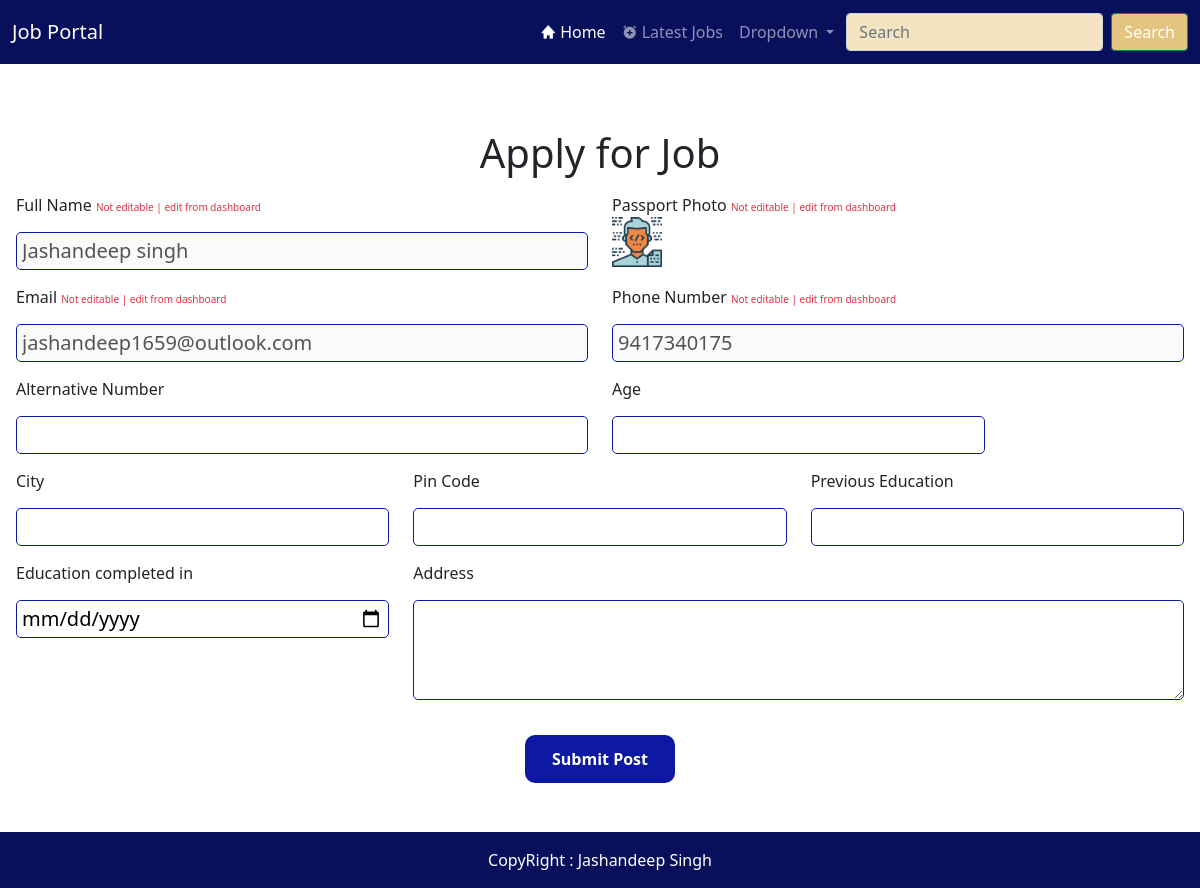
/apply-job/3/full-stack-web-development (signed in), run on the app's committed database.
### user/models.py (models this page shows)
class User(AbstractUser):
	user_role_choices = (
	('Student','Student'),
	('Teacher','Teacher'),
	('Admin','Admin'),
	)
	username = None
	email  = models.EmailField(unique=True)
	first_name  = models.CharField(max_length=50)
	last_name  = models.CharField(max_length=50)
	photo  = models.ImageField(upload_to="user/teacher/", null=True,blank=True)
	qualification  = models.CharField(max_length=50, null=True, blank =True)
	phone_number  = models.PositiveIntegerField()
	notify_me  = models.BooleanField(default=True)
	user_role = models.CharField(max_length=50, choices = user_role_choices, default = 'Student')
	last_login = models.DateTimeField(auto_now = True)
	created_at  = models.DateTimeField(auto_now_add= True)
	rejected_once = models.BooleanField(default=False)
	request_as_teacher = models.BooleanField(default=False)
	USERNAME_FIELD = 'email'
	REQUIRED_FIELDS = ['first_name','last_name','phone_number','notify_me',]
	object = UserManager()

### core/views.py (the view)
# urls.py: path('apply-job/<int:id>/<str:slug>', views.apply_job , name="apply_job"),
def apply_job(request, id , slug):
    post= get_object_or_404(Job_Post, id=id ,slug=slug)
    user = request.user
    try:
        already_done =form_of_post.objects.get(post = post , student =user)
        return redirect('job_view', post.id, post.slug)
    except:
        try:
            student_application_data1 = student_application_data.objects.get(student= user)
            alternative_number= student_application_data1.alternative_number
            eduction= student_application_data1.eduction
            age= student_application_data1.age
            finished_in= student_application_data1.finished_in
            finished_in = finished_in.strftime('%Y-%m-%d')
            address= student_application_data1.address
            city= student_application_data1.city
            pin_code= student_application_data1.pin_code
        except:
            pass
        if post.end_date >= date.today() and post.start_date <= date.today() :
            if request.method == 'POST':
                first_name = user.first_name
                last_name = user.last_name
                email = user.email
                phone_number = user.phone_number
                age = request.POST['age']
                eduction = request.POST['eduction']
                finished_in = request.POST['finished_in']
                alternative_number = request.POST['alternative_number']
                address = request.POST['address']
                city = request.POST['city']
                pin_code = request.POST['pin_code']
                if (age) and  (eduction) and  (finished_in) and  (alternative_number) and  (address) and  (city) and  (pin_code):
                    try:
                        student_application_data1 = student_application_data.objects.get(student= user)
                        student_application_data1.alternative_number= alternative_number
                        student_application_data1.age= age
                        student_application_data1.address= address
                        student_application_data1.pin_code= pin_code
                        student_application_data1.finished_in= finished_in
                        student_application_data1.city= city
                        student_application_data1.pin_code= pin_code
                        student_application_data1.eduction= eduction
                        student_application_data1.save()
                        form = form_of_post.objects.create(teacher = post.by ,student= user,post=post,first_name = user.first_name, last_name=user.last_name,email=user.email,phone_number = user.phone_number,age=student_application_data1.age , eduction= student_application_data1.eduction ,finished_in= student_application_data1.finished_in, alternative_number =student_application_data1.alternative_number,address=student_application_data1.address, city= student_application_data1.city, pin_code= student_application_data1.pin_code )
                        form.save()
                    except:
                        student_application_data1 = student_application_data.objects.create(student=user, finished_in = finished_in,alternative_number= alternative_number,age= age,address =address,city = city,pin_code= pin_code,eduction=eduction)
                        student_application_data1.save()
                        form = form_of_post.objects.create(teacher = post.by ,student= user,post=post,first_name = user.first_name, last_name=user.last_name,email=user.email,phone_number = user.phone_number,age=student_application_data1.age , eduction= student_application_data1.eduction ,finished_in= student_application_data1.finished_in, alternative_number =student_application_data1.alternative_number,address=student_application_data1.address, city= student_application_data1.city, pin_code= student_application_data1.pin_code )
                        form.save()
                else:
                    error  = 'Please Complete form completely'
        else:
            return redirect('job_view', post.id, post.slug)
        context = {
        'post':'post'
        }
        try:
            if alternative_number:
                context['alternative_number']=alternative_number
                context['age']=age
                context['city']=city
                context['pin_code']=pin_code
                context['eduction']=eduction
                context['finished_in']=finished_in
                context['address']=address
        except:
            pass
        return render(request, 'core/basic/apply_job.html',context)

### core/templates/core/basic/apply_job.html (shortened to what this page needs)
{% extends "core/base.html" %}
{% block content %}
<section class="mt-3 mx-3 mb-3" id="create_post" enctype="multipart/form-data">
  <div class="">
    <h1 class="my-3 text-center">Apply for Job</h1>
    <form class="" method="post">
      <div class="row">
        <div class="col-md-6 col-12">
          <label for="">Full Name <span class="text-danger" style="font-size:10px">Not editable | edit from dashboard</span></label>
          <input type="text" name="" value="{{user.first_name}} {{user.last_name}}" disabled>
        </div>
        <div class="col-md-6 col-12">
          <label for="">Passport Photo <span class="text-danger" style="font-size:10px">Not editable | edit from dashboard</span></label>
          <img src="{{user.photo.url}}" alt="" style="width:50px" class="d-block">
        </div>
        <div class="col-md-6 col-12">
          <label for="">Email <span class="text-danger" style="font-size:10px">Not editable | edit from dashboard</span></label>
          <input type="text" name="" value="{{user.email}}" disabled>
        </div>
        <div class="col-md-6 col-12">
          <label for="">Phone Number <span class="text-danger" style="font-size:10px">Not editable | edit from dashboard</span></label>
          <input type="text" name="" value="{{user.phone_number}}" disabled>
        </div>
        <div class="col-md-6 col-12">
          <label for="">Alternative Number</label>
          <input type="text" name="alternative_number" value="{{alternative_number}}">
        </div>
        <div class="col-md-4 col-12">
          <label for="">Age</label>
          <input type="number" name="age" value="{{age}}">
        </div>
        <div class="col-md-4 col-12">
          <label for="">City</label>
          <input type="text" name="city" value="{{city}}">
        </div>
        <div class="col-md-4 col-12">
          <label for="">Pin Code</label>
          <input type="text" name="pin_code" value="{{pin_code}}">
        </div>
        <div class="col-md-4 col-12">
          <label for="">Previous Education</label>
          <input type="text" name="eduction" value="{{eduction}}">
        </div>
        <div class="col-md-4 col-12">
          <label for="">Education completed in</label>
          <input type="date" name="finished_in"  value="{{finished_in}}">
        </div>
        <div class="col-md-8 col-12">
          <label for="">Address</label>
          <textarea name="address"class="w-100 ">{{address}}</textarea>
        </div>
      </div>
      <div class="button d-flex justify-content-center">
        <button type="submit" name="button">Submit Post</button>
      </div>
    </form>
  </div>
</section>
{% endblock content %}

### static/css/main.css (style rules this page uses)
* { margin: 0; padding: 0; box-sizing: border-box; }
:root { --primary : #fff; --dark-blue : #080f5b; --light-skin : #f4e4c1; --dark-skin : #e4c580; --success-green : #15db95; --light-blue : #0d19a3; }
img { max-width: 100%; }
#create_post { min-height: 92vh; display: flex; align-items: center; }
#create_post form input { margin: 15px 0; padding: 3px 5px; font-size: 20px; outline: none; border: 1px solid var(--light-blue); border-radius: 5px; display: block; width: 100%; }
#create_post form button { margin: 0 auto; margin-top: 20px; padding: 10px 25px; font-weight: bold; outline: none; background-color: var(--light-blue); color: var(--primary); border-radius: 10px; border: 2px solid transparent; transition: all .3s ease-in-out; }
#create_post textarea { font-size: 20px; margin: 15px 0; padding: 3px 5px; font-size: 20px; outline: none; border: 1px solid var(--light-blue); border-radius: 5px; display: block; min-height: 100px; }

### data on the page
User: first_name "Jashandeep singh", photo (picture), email "jashandeep1659@outlook.com", phone_number "9417340175"
